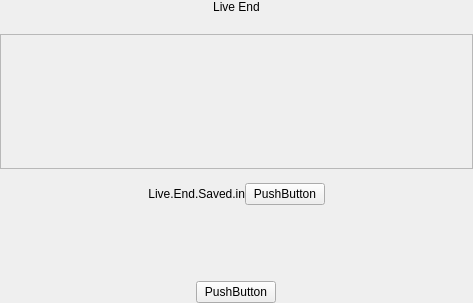
<?xml version="1.0" encoding="UTF-8"?>
<ui version="4.0">
 <class>PLSLiveEndDialog</class>
 <widget class="QWidget" name="PLSLiveEndDialog">
  <property name="geometry">
   <rect>
    <x>0</x>
    <y>0</y>
    <width>473</width>
    <height>303</height>
   </rect>
  </property>
  <property name="windowTitle">
   <string>Dialog</string>
  </property>
  <layout class="QVBoxLayout" name="verticalLayout">
   <property name="spacing">
    <number>0</number>
   </property>
   <property name="leftMargin">
    <number>0</number>
   </property>
   <property name="topMargin">
    <number>0</number>
   </property>
   <property name="rightMargin">
    <number>0</number>
   </property>
   <property name="bottomMargin">
    <number>0</number>
   </property>
   <item>
    <widget class="QWidget" name="topWidget" native="true">
     <layout class="QVBoxLayout" name="verticalLayout_4">
      <property name="spacing">
       <number>0</number>
      </property>
      <property name="leftMargin">
       <number>0</number>
      </property>
      <property name="topMargin">
       <number>0</number>
      </property>
      <property name="rightMargin">
       <number>0</number>
      </property>
      <property name="bottomMargin">
       <number>0</number>
      </property>
      <item>
       <widget class="QLabel" name="titleLabel">
        <property name="text">
         <string>Live End</string>
        </property>
        <property name="alignment">
         <set>Qt::AlignHCenter|Qt::AlignTop</set>
        </property>
       </widget>
      </item>
      <item>
       <spacer name="verticalSpacer_4">
        <property name="orientation">
         <enum>Qt::Vertical</enum>
        </property>
        <property name="sizeType">
         <enum>QSizePolicy::Fixed</enum>
        </property>
        <property name="sizeHint" stdset="0">
         <size>
          <width>20</width>
          <height>20</height>
         </size>
        </property>
       </spacer>
      </item>
     </layout>
    </widget>
   </item>
   <item>
    <widget class="QScrollArea" name="channelScroll">
     <property name="horizontalScrollBarPolicy">
      <enum>Qt::ScrollBarAlwaysOff</enum>
     </property>
     <property name="widgetResizable">
      <bool>true</bool>
     </property>
     <widget class="QWidget" name="scrollAreaWidgetContents">
      <property name="geometry">
       <rect>
        <x>0</x>
        <y>0</y>
        <width>471</width>
        <height>132</height>
       </rect>
      </property>
      <layout class="QVBoxLayout" name="verticalLayout_3">
       <property name="spacing">
        <number>5</number>
       </property>
       <property name="leftMargin">
        <number>0</number>
       </property>
       <property name="topMargin">
        <number>0</number>
       </property>
       <property name="rightMargin">
        <number>0</number>
       </property>
       <property name="bottomMargin">
        <number>0</number>
       </property>
      </layout>
     </widget>
    </widget>
   </item>
   <item>
    <widget class="QWidget" name="bottomViewWidget" native="true">
     <layout class="QVBoxLayout" name="verticalLayout_2">
      <property name="spacing">
       <number>0</number>
      </property>
      <property name="leftMargin">
       <number>0</number>
      </property>
      <property name="topMargin">
       <number>0</number>
      </property>
      <property name="rightMargin">
       <number>0</number>
      </property>
      <property name="bottomMargin">
       <number>0</number>
      </property>
      <item>
       <widget class="QLabel" name="placehoderLabel">
        <property name="text">
         <string/>
        </property>
       </widget>
      </item>
      <item>
       <widget class="QWidget" name="saveWidget" native="true">
        <layout class="QHBoxLayout" name="horizontalLayout">
         <property name="spacing">
          <number>0</number>
         </property>
         <property name="sizeConstraint">
          <enum>QLayout::SetDefaultConstraint</enum>
         </property>
         <property name="leftMargin">
          <number>0</number>
         </property>
         <property name="topMargin">
          <number>0</number>
         </property>
         <property name="rightMargin">
          <number>0</number>
         </property>
         <property name="bottomMargin">
          <number>0</number>
         </property>
         <item>
          <spacer name="horizontalSpacer">
           <property name="orientation">
            <enum>Qt::Horizontal</enum>
           </property>
           <property name="sizeType">
            <enum>QSizePolicy::Expanding</enum>
           </property>
           <property name="sizeHint" stdset="0">
            <size>
             <width>30</width>
             <height>20</height>
            </size>
           </property>
          </spacer>
         </item>
         <item>
          <widget class="QLabel" name="saveInLabel">
           <property name="text">
            <string>Live.End.Saved.in</string>
           </property>
           <property name="alignment">
            <set>Qt::AlignRight|Qt::AlignTrailing|Qt::AlignVCenter</set>
           </property>
          </widget>
         </item>
         <item>
          <widget class="QPushButton" name="savePushButton">
           <property name="focusPolicy">
            <enum>Qt::NoFocus</enum>
           </property>
           <property name="text">
            <string>PushButton</string>
           </property>
          </widget>
         </item>
         <item>
          <spacer name="horizontalSpacer_2">
           <property name="orientation">
            <enum>Qt::Horizontal</enum>
           </property>
           <property name="sizeType">
            <enum>QSizePolicy::Expanding</enum>
           </property>
           <property name="sizeHint" stdset="0">
            <size>
             <width>30</width>
             <height>20</height>
            </size>
           </property>
          </spacer>
         </item>
        </layout>
       </widget>
      </item>
      <item>
       <spacer name="verticalSpacer_3">
        <property name="orientation">
         <enum>Qt::Vertical</enum>
        </property>
        <property name="sizeType">
         <enum>QSizePolicy::Expanding</enum>
        </property>
        <property name="sizeHint" stdset="0">
         <size>
          <width>20</width>
          <height>40</height>
         </size>
        </property>
       </spacer>
      </item>
      <item>
       <widget class="QLabel" name="lineView">
        <property name="text">
         <string/>
        </property>
       </widget>
      </item>
      <item alignment="Qt::AlignHCenter">
       <widget class="QPushButton" name="okButton">
        <property name="focusPolicy">
         <enum>Qt::StrongFocus</enum>
        </property>
        <property name="text">
         <string>PushButton</string>
        </property>
        <property name="UseFor" stdset="0">
         <string>Ok</string>
        </property>
       </widget>
      </item>
     </layout>
    </widget>
   </item>
   <item>
    <spacer name="verticalSpacer_2">
     <property name="orientation">
      <enum>Qt::Vertical</enum>
     </property>
     <property name="sizeType">
      <enum>QSizePolicy::Fixed</enum>
     </property>
     <property name="sizeHint" stdset="0">
      <size>
       <width>20</width>
       <height>0</height>
      </size>
     </property>
    </spacer>
   </item>
  </layout>
 </widget>
 <resources/>
 <connections/>
</ui>
